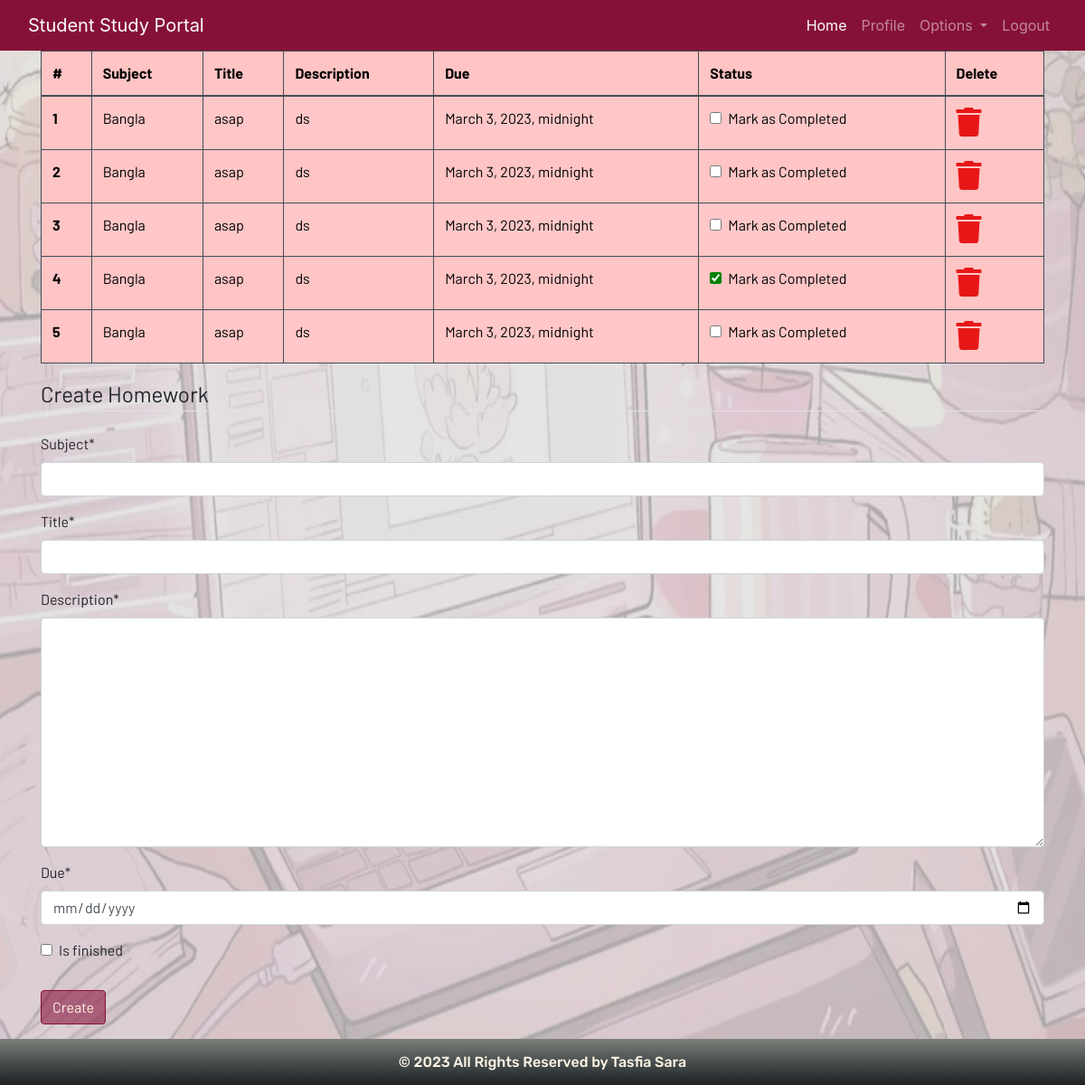
The app's page /homework (signed in) with its own data.
### dashboard/models.py (models this page shows, shortened)
class Homework(models.Model):
    user = models.ForeignKey(User, on_delete=models.CASCADE)
    subject = models.CharField(max_length=50)
    title = models.CharField(max_length=100)
    description = models.TextField()
    due = models.DateTimeField()
    is_finished = models.BooleanField(default=False)

### dashboard/views.py (the view)
# urls.py: path('homework',views.homework,name="homework"),
def homework(request):
  if request.method == "POST":
    form = HomeworkForm(request.POST)
    if form.is_valid():
      try:
        finished = request.POST['is_finished']
        if finished == 'on':
          finished = True
        else:
          finished = False
      except:
        finished = False #for getting some error values
      homeworks = Homework(
        user = request.user,
        subject = request.POST['subject'],
        title = request.POST['title'],
        description = request.POST['description'],
        due = request.POST['due'],
        is_finished = finished
      )
      homeworks.save()
      messages.success(request,f'Homework added from {request.user.username}!!')
  else:
    form = HomeworkForm()
  homework = Homework.objects.filter(user=request.user)
  if len(homework) == 0:
    homework_done = True
  else:
    homework_done = False
  context = {'homeworks' : homework, 'homeworks-done' : homework_done,'form' :form}
  return render(request,'dashboard/homework.html',context)

### dashboard/forms.py
class HomeworkForm(forms.ModelForm):
    class Meta:
        model = Homework
        widgets = {'due': DateInput()}
        fields = ['subject','title','description','due','is_finished']

### dashboard/templates/dashboard/homework.html (shortened to what this page needs)
{% extends 'dashboard/base.html' %} {% load static %} {% block content %}
{%load crispy_forms_tags %}
<div class="container">
  {% if not homework_done %}
  <table class="table table-striped table-bordered table-hover table-dark">
    <thead>
      <tr>
        <th scope="col">#</th>
        <th scope="col">Subject</th>
        <th scope="col">Title</th>
        <th scope="col">Description</th>
        <th scope="col">Due</th>
        <th scope="col">Status</th>
        <th scope="col">Delete</th>
      </tr>
    </thead>
    <tbody>
      {% for homework in homeworks %}
      <tr>
        <th scope="row">{{forloop.counter}}</th>
        <td>{{homework.subject}}</td>
        <td>{{homework.title}}</td>
        <td>{{homework.description}}</td>
        <td>{{homework.due}}</td>
        <td>
          <a href="{% url 'update-homework' homework.id %}">
            <div class="form-check">
              {% if homework.is_finished == True %}
              <input class="form-check-input" type="checkbox" value="" checked>
              {% else %}
              <input class="form-check-input" type="checkbox" value="">
              {% endif %}
              <label class="form-check-label text-light" for="flexCheckDefault">
                Mark as Completed
              </label>
            </div>
          </a>
        </td>
        <td>
          <a href="{% url 'delete-homework' homework.id %}"><i class="fa fa-trash fa-2x"></i></a>
        </td>
      </tr>
      {% endfor %}
    </tbody>
  </table>
  {% else %}
  <h4>All homeworks are completed!! Create to have more!!</h4>
  {% endif %}
</div>
<div class="container">
  <form method="POST">
    <fieldset class="form-group">
      <legend class="border-bottom mb-4">Create Homework</legend>
      {{form|crispy}}
    </fieldset>
    <div class="form-group">
      <button href="" class="btn btn-outline-info" type="submit">Create</button>
    </div>
  </form>
</div>
{% endblock content %}

### dashboard/templates/dashboard/base.html (shortened to what this page needs)
<!DOCTYPE html>
{% load static %}
<html lang="en">
<head>
   <link rel="stylesheet" href="https://stackpath.bootstrapcdn.com/bootstrap/4.3.1/css/bootstrap.min.css"
 />
  <link rel="stylesheet" href="https://use.fontawesome.com/releases/v5.7.2/css/all.css"
 />
    <link href="{% static 'css/style.css' %}" rel="stylesheet">
</head>
<body>
  <header>
    <nav class="navbar navbar-expand-lg navbar-dark" style="background-color: #850E35 !important; opacity: 0.98;">
      <div class="container-fluid" >
        <a class="navbar-brand" href="{% url 'home' %}">Student Study Portal</a>
        <div class="collapse navbar-collapse justify-content-end" id="navbarSupportedContent">
          <ul class="navbar-nav mb-2 mb-lg-0">
            <li class="nav-item">
              <a class="nav-link active" aria-current="page" href="{% url 'home' %}">Home</a>
            </li>
            {% if user.is_authenticated %}
              <li class="nav-item">
                <a class="nav-link" href="{% url 'profile' %}">Profile</a>
              </li>
              <li class="nav-item dropdown">
                <a class="nav-link dropdown-toggle" href="#" id="navbarDropdown" role="button" data-toggle="dropdown"
                  aria-haspopup="true" aria-expanded="false">
                  Options
                </a>
              </li>
              <li class="nav-item">
                <a class="nav-link" href="{% url 'logout' %}">Logout</a>
              </li>
            {% endif %}
          </ul>
        </div>
      </div>
    </nav>
  </header>
  <main>
    {% block content %}
    {% endblock content %}
  </main>
<footer class="footer-48201">
  <div class="container">
    <div class="row ">
      <div class="col-12 text-center">
          <p><h6>&copy; 2023 All Rights Reserved by Tasfia Sara</h6></p>
        </div>
      </div>
    </div>
</footer>
</body>
</html>

### static/css/style.css (style rules this page uses)
html { scroll-behavior: smooth; height: 100%; width: 100%; }
main { font-family: Barlow, Quicksand, Rubik, sans-serif, serif, 'Times New Roman', Times, serif !important; }
footer { font-family: Rubik, sans-serif, serif, 'Times New Roman', Times, serif; }
.navbar { background: #850e36e8 !important; }
.btn { background-color: #850e3690; }
.btn-outline-info { color: #FFF5E4; border-color: #850E35; }
html, body { max-width: 100%; overflow-x: hidden; height: 100%; width: 100%; }
body { background-image: url('../images/bg1.png') !important ; background-repeat: no-repeat; background-color: rgba(0, 0, 0, 0.135); background-size: 100% 100%; overflow-x: hidden; background-repeat: no-repeat; }
.fa { color: #e81717 !important; }
input[type=checkbox] { accent-color: green; }
.form-check-label { margin-bottom: 0; }
td { color: #000000 !important; }
.text-light { color: #000000 !important; }
th,tbody { background-color: #FFC4C4; border-color: #850E35; color: #000000 !important; }
.footer-48201 { position: sticky; top: 100vh; color: #FFF5E4; background-image: linear-gradient(to top, #202224, #333839, #494f4f, #626764, #7e807a); }

### records on screen
Homework: subject "Bangla", title "asap", description "ds", due "March 3, 2023, midnight"
Homework: subject "Bangla", title "asap", description "ds", due "March 3, 2023, midnight"
Homework: subject "Bangla", title "asap", description "ds", due "March 3, 2023, midnight"
Homework: subject "Bangla", title "asap", description "ds", due "March 3, 2023, midnight"
Homework: subject "Bangla", title "asap", description "ds", due "March 3, 2023, midnight"
